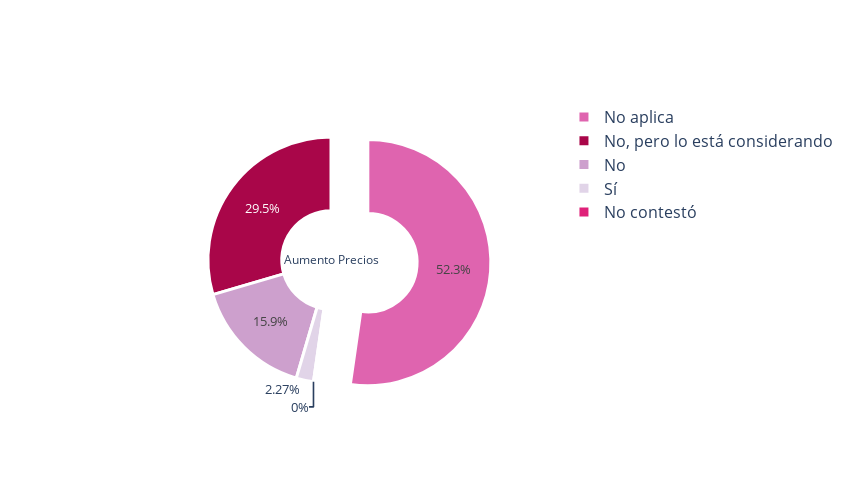

The cell this chart's notebook holds for it:
### Code cell
si=0
no = 0
na=0
nc=0
cons=0
for i in range(0, len(df)):
    if df['aumento_precios'][i] == 'Sí':
        si += 1
    if df['aumento_precios'][i] == 'No':
        no += 1
    if df['aumento_precios'][i] == 'No aplica':
        na += 1
    if df['aumento_precios'][i] == 'No contesto':
        nc += 1
    if df['aumento_precios'][i] == 'No, pero lo estoy considerando':
        cons += 1
        
result = [si, no,na,nc,cons]
names = ['Sí','No','No aplica','No contestó','No, pero lo está considerando']

pie_chart(result, names, 'Aumento Precios', 'PuRd')

### Figure 1 — Plotly figure (JSON) as saved in the notebook; plotly's stock layout.template omitted (floating-point values rounded to 4 significant figures)
{"data": [{"hole": 0.4, "labels": ["Sí", "No", "No aplica", "No contestó", "No, pero lo está considerando"], "marker": {"colors": ["#e1d4e8", "#cda0cd", "#df64af", "#df2179", "#a90649"], "line": {"color": "#FFFFFF", "width": 3}}, "pull": [0, 0, 0.3, 0, 0], "textfont": {"size": 13}, "title": {"text": "Aumento Precios"}, "type": "pie", "values": [1, 7, 23, 0, 13]}], "layout": {"autosize": false, "font": {"size": 16}, "height": 500, "width": 850}}
